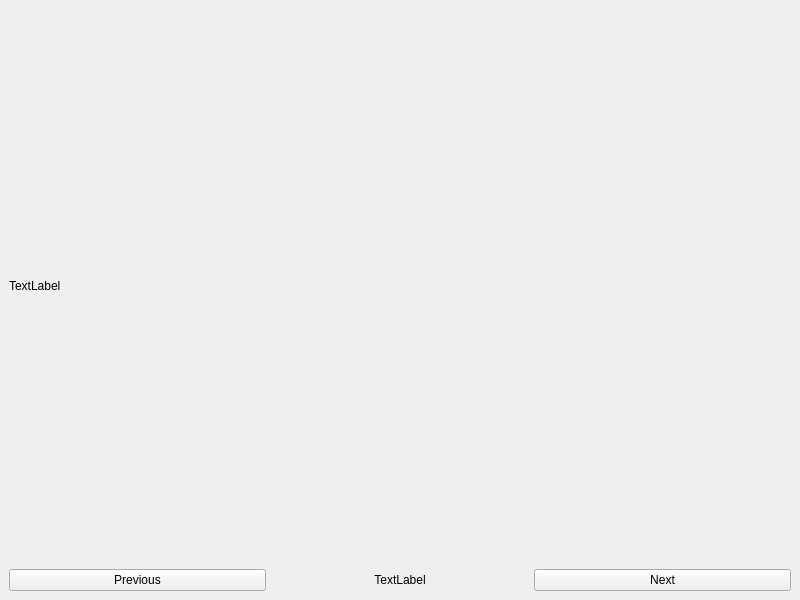
<?xml version="1.0" encoding="UTF-8"?>
<ui version="4.0">
 <class>SessionWindow</class>
 <widget class="QMainWindow" name="SessionWindow">
  <property name="geometry">
   <rect>
    <x>0</x>
    <y>0</y>
    <width>800</width>
    <height>600</height>
   </rect>
  </property>
  <property name="windowTitle">
   <string>MainWindow</string>
  </property>
  <widget class="QWidget" name="centralwidget">
   <layout class="QVBoxLayout" name="verticalLayout">
    <item>
     <widget class="QLabel" name="lblImage">
      <property name="text">
       <string>TextLabel</string>
      </property>
     </widget>
    </item>
    <item>
     <layout class="QHBoxLayout" name="horizontalLayout">
      <item>
       <widget class="QPushButton" name="btnPrevious">
        <property name="text">
         <string>Previous</string>
        </property>
       </widget>
      </item>
      <item>
       <widget class="QLabel" name="lblFilename">
        <property name="text">
         <string>TextLabel</string>
        </property>
        <property name="alignment">
         <set>Qt::AlignCenter</set>
        </property>
       </widget>
      </item>
      <item>
       <widget class="QPushButton" name="btnNext">
        <property name="text">
         <string>Next</string>
        </property>
       </widget>
      </item>
     </layout>
    </item>
   </layout>
  </widget>
 </widget>
 <resources/>
 <connections/>
</ui>
